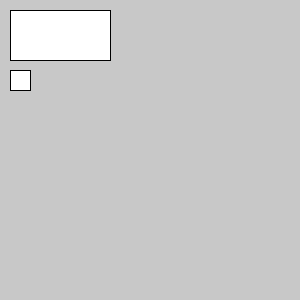
Frame 1 (no input)
Frame 60 (the mouse pressed at the canvas centre just before this capture): identical to frame 1, image omitted
Frame 120 (the mouse held since frame 60 and released just before this capture): identical to frame 1, image omitted

The Processing sketch that drew this single still picture (run headless with seeded random() and noise(); from frame 60 on, the mouse is pressed at the canvas centre):

// Processing sketch: interfaceUsage
// ── interfaceUsage.pde

/*
  La notion d'interface en Java

  Supposons que l'on désire dessiner des formes géométriques différents à l'écran sans vraiment savoir ce que l'on dessine
  
  on crée un interface nommé gFrom qui décrit les proprités et méthodes indispensable des formes géométriques que nous dessinerons
  
  1) lire le fichier (onglet) Gform qui déclare l'interface  (répondre aux questions)
  2) lire le fichier (onglet) Rectangle                      (répondre aux questions)
  3) lire le fichier (onglet) Square                         (répondre aux questions)
  4) comparer les propriétés et méthodes de Rectangle et Square (répondre aux questions)
  4) executer le programme et lire le code ci-dessous (répondre aux questions)
  
  méthodes            Rectangle        Square
  constructeur        différent        différent
  draw                différent        différent
  getId               identique        identique
  getSurface          différent        différent (mais les méthodes pourraient devenir identiques après quelques modifications)
  className           identique        identique
  getCenter           ---------         existe     n'est pas une méthode proposée dans l'interface.
  
  5) lire le fichier (onglet) pourinformation
*/

// Déclaration et affectation d'un tableau de forme géométrique
// la dimension du tableau et son contenu sont définit durant l'affectation formTab={...};
Gform[] formTab = {                      // un tableau de formes géométriques
  new Rectangle(10,10,100,50),           // une première forme, un rectangle
  new Square(10,70,20)                   // une deuxième et dernière forme, un carré
  };                                     // utilisable

// Quelles sont les méthodes utilisables par formTab[0] : supprimer ci-dessous les méthodes non utilisables
// constructeur - draw - getId - getSurface - className - getCenter

// Quelles sont les méthodes utilisables par formTab[1] : supprimer ci-dessous les méthodes non utilisables
// constructeur - draw - getId - getSurface - className - getCenter

// forçace de type (typeName)varName , (Square)formTab[1] , formTab[1] est vu comme une objet de la classe Square et non plus Gform
// Quelles sont les méthodes utilisables par (Square)formTab[1] : supprimer ci-dessous les méthodes non utilisables
// constructeur - draw - getId - getSurface - className - getCenter


// je peut déclarer une variable avec le type Gform, mais il faudra l'affecter avec ...
Gform a=new Rectangle(0,0,10,10); // affectation avec une objet de la classe Rectangle, utilisable
Gform b; // non affectée, dont non utilisable

/**********************************************************************************************/
// procédure exécutée une seule fois
void setup(){
  
  // retiter les commentaires de la ligne ci-dessous, que constatez-vous.
  //print("Le centre de a=");println(((Square)a).getCenter()); // a est un rectangle ??? 
  
  // retiter les commentaires de la ligne ci-dessous, que constatez-vous.
  // b=new Gform();           // affectation avec une objet de la classe Gform ! (Il me semble que la classe Gform n'existe pas!)
   
  
  size(300,300); // dimension de la fenêtre affichée
  
  // affichage de caractéristique accessible des formes géométriques
  // foreach Gform item named g in the Gform Array named formTab
  // : doit être lu comme in
  
  for(Gform g : formTab ) {  // équivalent à => foreach Gform item named g in the Gform Array named formTab
    
    // retirer le commentaire de la ligne ci-dessous, que constater vous
    //g.id=7;
    
    print("Id is ");println(g.getId());
    print("Surface is ");println(g.getSurface());
    print("ClassName is ");println(g.className());
    
    // Si la forme géométrique est un carré alors la méthode getCenter() est utilisable
    if (g.className().equals("Square")) {
      println("Center is at ");
      println(((Square)g).getCenter()); // ((Square)g) permet de forcer la variable g à être vue comme un Square et non Gfrom.
      }
      
    // retirer le commentaire de la ligne ci-dessous, que constater vous
    //println(g.getCenter());
    
    }
    
    // A faire.
      // calculer et afficher la somme des surfaces des formes géométriques contenues dans formTab;  
      // déclarer une variable entière nomée somme et l'affecter avec la valeur 0
      // for ( ... ) { ... } // calculer la somme
      // print("La somme=");println(...);
      
}

/**********************************************************************************************/
void draw(){
  background(200);
  // foreach Gform item named g in the Gform Array named formTab
  // : doit être lu comme in
  for(Gform g : formTab ) { // équivalent à => foreach Gform item named g in the Gform Array named formTab
    g.draw();               // dessine la forme g
    }
    
  // ajouter la ligne pour dessiner la forme a


  // peut ajouter ci-dessous b.draw() ? Retirer les commentaires
  // b.draw();
}
// ── Gform.pde
/*

  La notion d'interface en Java

  Supposons que l'on désire dessiner des formes géométriques différents à l'écran sans vraiment savoir ce que l'on dessine
  
  on crée un interface nommé gFrom qui décrit les proprités et méthodes des formes géométriques que nous dessinerons
  
  Les propriétés (variables) seront toujours des constantes
  Les méthodes devront être prévues pour chaque implémentation de nouvelles classes d'objets.
  
  On peut dire que les class d'objets implémentant l'interface peuvent avoir accès aux constantes déclarées dans l'interface
  et doivent déclarer les méthodes décrites dans l'interface.
  
*/

// déclaration de l'interface
interface Gform {
  int id=1;           // constante commune à chaque implémentation, toutes variables déclarées dans l'interface est une constante.
  void draw();        // méthode dont devra disposer chaque implémentation, dessine la forme géométrique
  int getId();        // méthode dont devra disposer chaque implémentation, fournit la valeur de l'identifiant
  int getSurface();   // méthode dont devra disposer chaque implémentation, calcule la surface de la forme géométrique
  String className(); // méthode dont devra disposer chaque implémentation, fournit le nom de la classe utilisée pour l'implémentation
}
// ── Rectangle.pde


// déclaration d'un objet Rectangle (implements) et implémentant (en +) les propriétés et méthodes de l'interface nommée Gform

class Rectangle implements Gform {
  int x,y,width,height;  // propriétés propres à un rectangle
  
  // constructeur
  public Rectangle(int x, int y, int w, int h) {
    this.x=x;
    this.y=y;
    this.width=w;
    this.height=h;
    }
    
  // implémentation de la méthode draw prévue dans l'interface
  public void draw() {
    rect(x,y,width,height);
    };
    
  // implémentation de la méthode getId prévue dans l'interface
  public int getId() { return id; }

  // implémentation de la méthode getSurface prévue dans l'interface
  int getSurface(){return width*height;};
  
  // implémentation de la méthode className prévue dans l'interface
  // getClass est une méthode qui est automatiquement ajoutée à chaque objet quelque soit sa classe
  // getClass        https://docs.oracle.com/javase/7/docs/api/java/lang/Object.html#getClass()
  // getSimpleName() https://docs.oracle.com/javase/7/docs/api/java/lang/Class.html#getSimpleName()
  
  String className(){
    return this.getClass().getSimpleName();
    };
}
// ── Square.pde


// déclaration d'un objet Square (implements) et implémentant (en +) les propriétés et méthodes de l'interface nommée Gform

class Square  implements Gform {
  int x,y,l;  // propriétés propres à un carré
  
  // constructeur
  public Square(int x, int y, int l) {
    this.x=x;
    this.y=y;
    this.l=l;
    }

  // implémentation de la méthode draw prévue dans l'interface
  public void draw() {
    rect(x,y,l,l);
    };
    
  // implémentation de la méthode getId prévue dans l'interface
  public int getId() { 
    return id; 
    }
  
  // implémentation de la méthode getSurface prévue dans l'interface
  int getSurface(){
    return l*l;
    };

    
  // implémentation de la méthode className prévue dans l'interface
  String className(){
    return this.getClass().getSimpleName();
    };
    
  // méthode propre au carré, non prévue dans l'interface
  int[] getCenter() {
    int[] center=new int[2];
    center[0]=x+l/2;
    center[1]=y+l/2;
    return center;
  }
}
// ── pourInformation.pde
/*

  on peut déclarer plusieurs interface et créer des objets qui implémente plusieurs interfaces. 

*/

/**********************************************************************************************/
// des interfaces
interface marchant{
  void marcher();  // méthode propre aux insectes qui marche
}

interface sautant{
  void sauter();  // méthode propre aux insectes santant
}

interface volant{
  void voler();  // méthode propre aux insectes volant
}

/**********************************************************************************************/

// des objets implantant un ou plusieurs interfaces
class bug implements marchant {
  void marcher(){println("Je marche rapidement");};
}

class puce implements marchant, sautant {
  void marcher(){println("Je marche lentement");};
  void sauter(){println("Je saute");};
}

class coccinelle implements marchant, volant {
  void marcher(){println("Je marche lentement");};
  void voler() {println("Je ne vole pas vite");};
}

/**********************************************************************************************/
// Je déclare le tableau ci-dessous
marchant[] ceux_qui_marche;
// supprimer les noms de classes ci-dessous dont les objets créés ne peuvent faire partie du tableau
// bug -  puce - coccinelle

// Je déclare le tableau ci-dessous
sautant[] ceux_qui_saute;
// supprimer les noms de classes ci-dessous dont les objets créés ne peuvent faire partie du tableau
// bug -  puce - coccinelle

// Je déclare le tableau ci-dessous
volant[] ceux_qui_vole;
// supprimer les noms de classes ci-dessous dont les objets créés ne peuvent faire partie du tableau
// bug -  puce - coccinelle

/**********************************************************************************************/
// Que peut afficher la ligne ci-dessous
// println(ceux_qui_marche[i].getClass().getSimpleName();
// bug -  puce - coccinelle

// Que peut afficher la ligne ci-dessous
// println(ceux_qui_saute[i].getClass().getSimpleName();
// bug -  puce - coccinelle

// Que peut afficher la ligne ci-dessous
// println(ceux_qui_vole[i].getClass().getSimpleName();
// bug -  puce - coccinelle


// Cette notion d'interface n'existe pas en C++
